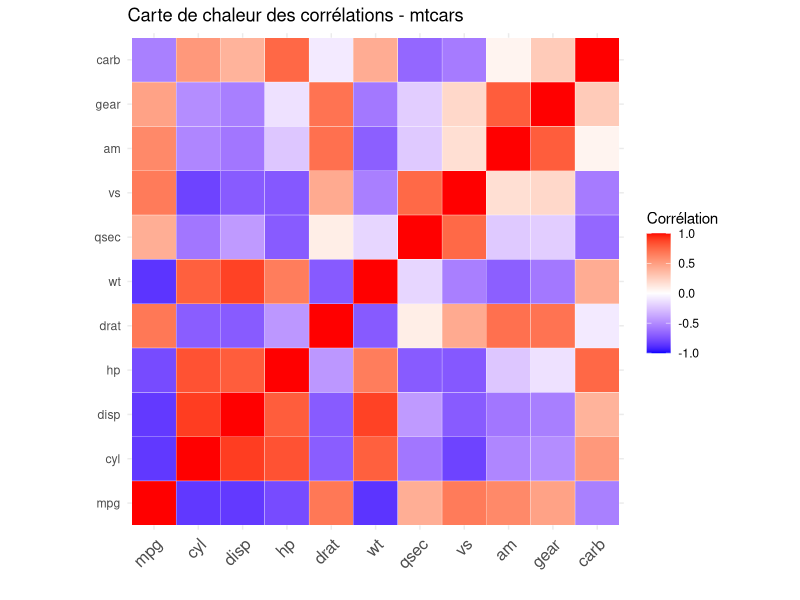

Recreate this plot in R.
install.packages("ggplot2")
install.packages("reshape2")
install.packages("corrplot")

library(ggplot2)
library(reshape2)

data <- mtcars
cor_matrix <- cor(data)
cor_melt <- melt(cor_matrix)

ggplot(cor_melt, aes(Var1, Var2, fill = value)) +
  geom_tile(color = "white") +
  scale_fill_gradient2(low = "blue", high = "red", mid = "white", 
                       midpoint = 0, limit = c(-1,1), space = "Lab", 
                       name="Corrélation") +
  theme_minimal() + 
  theme(axis.text.x = element_text(angle = 45, vjust = 1, 
                                   size = 12, hjust = 1)) +
  coord_fixed() +
  labs(title = "Carte de chaleur des corrélations - mtcars",
       x = "",
       y = "")
